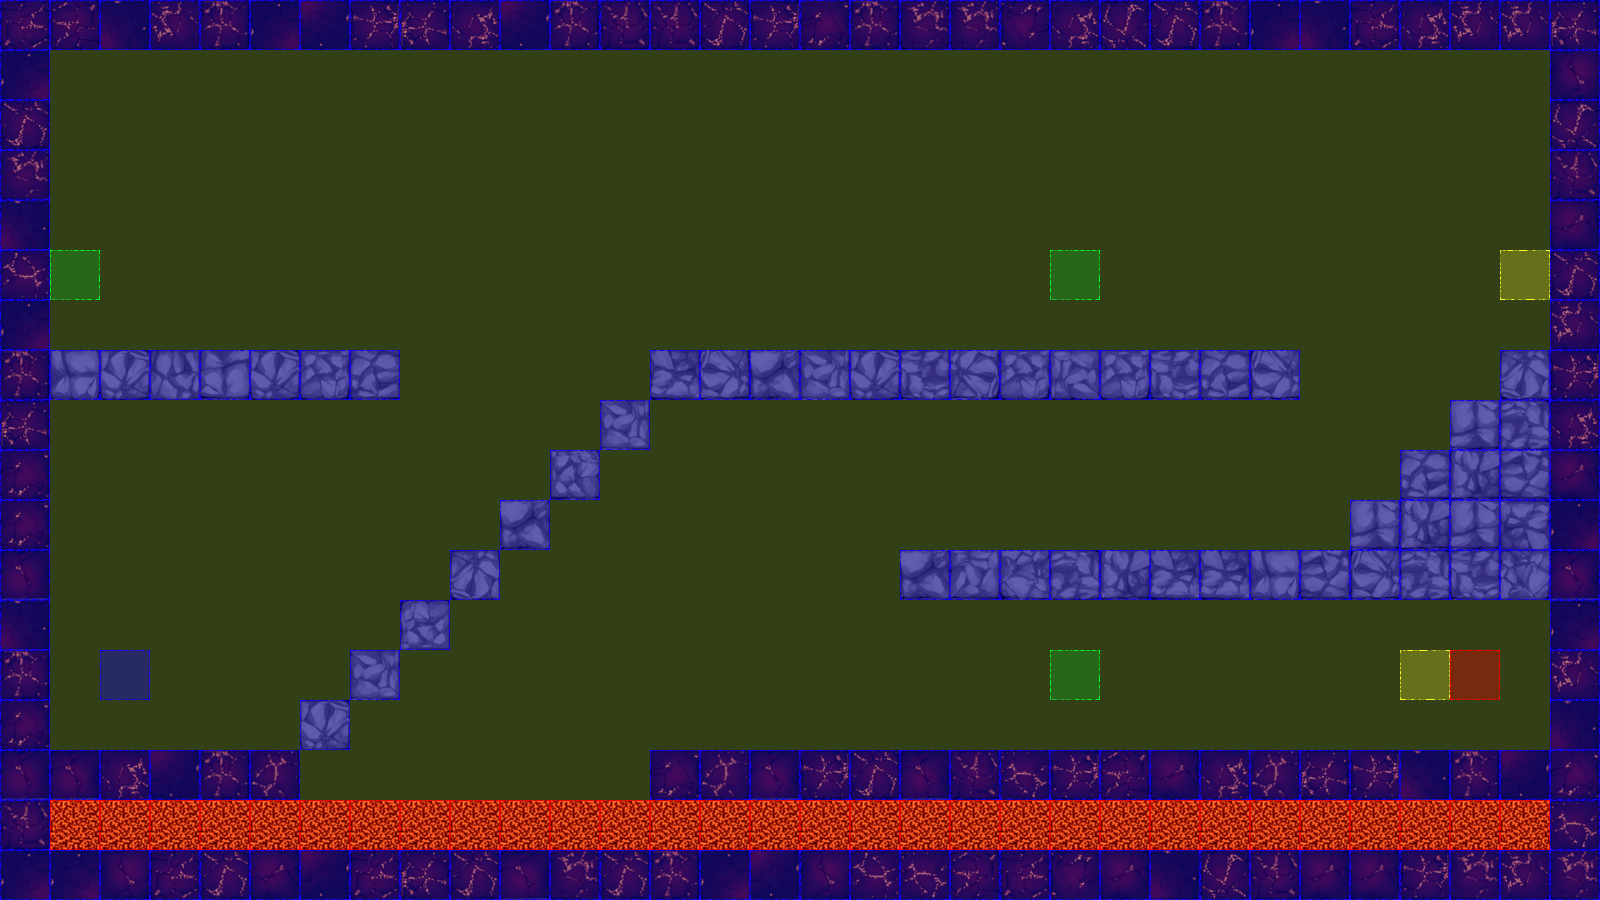

A level layout from a 2D game, rendered from its tile map. Below: a short description, then the map file with tile-grid data replaced by summaries:
An orthogonal 32x18 tile map with 50x50 px tiles, 3 tile layers (terrain, collision, event), 2 tilesets.

<map version="1.0" orientation="orthogonal" renderorder="left-up" width="32" height="18" tilewidth="50" tileheight="50" nextobjectid="3">
 <tileset firstgid="1" name="dungeonTile.png" tilewidth="50" tileheight="50" tilecount="64" columns="8">
  <image source="tiles/dungeonTile.png" width="400" height="400" />
 </tileset>
 <tileset firstgid="65" name="collisionTile" tilewidth="50" tileheight="50" tilecount="12" columns="3">
  <image source="tiles/collisionTile.png" width="150" height="200" />
 </tileset>
 <layer name="terrain" width="32" height="18">
  <data>[576 cells, 199 non-empty, 50 distinct tile ids]</data>
 </layer>
 <layer name="collision" width="32" height="18">
  <data>[576 cells, 576 non-empty, 3 distinct tile ids]</data>
 </layer>
 <layer name="event" width="32" height="18">
  <data>[576 cells, 7 non-empty, 4 distinct tile ids]</data>
 </layer>
</map>
